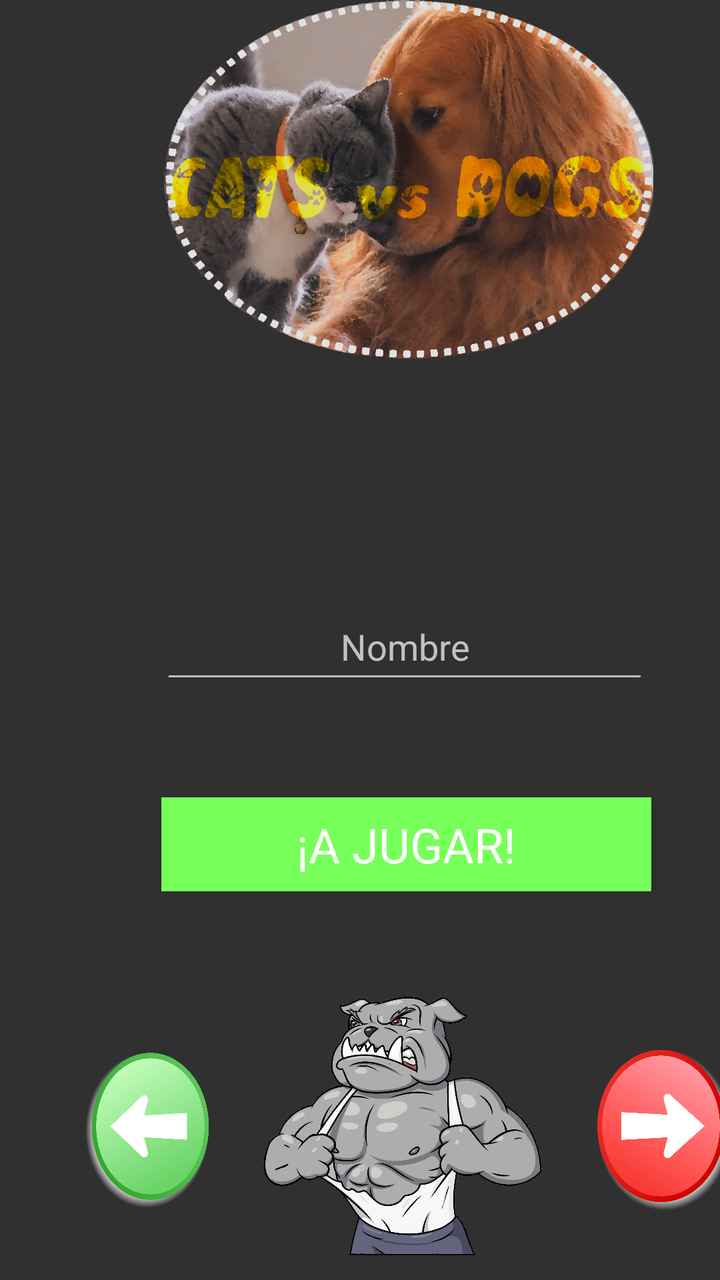
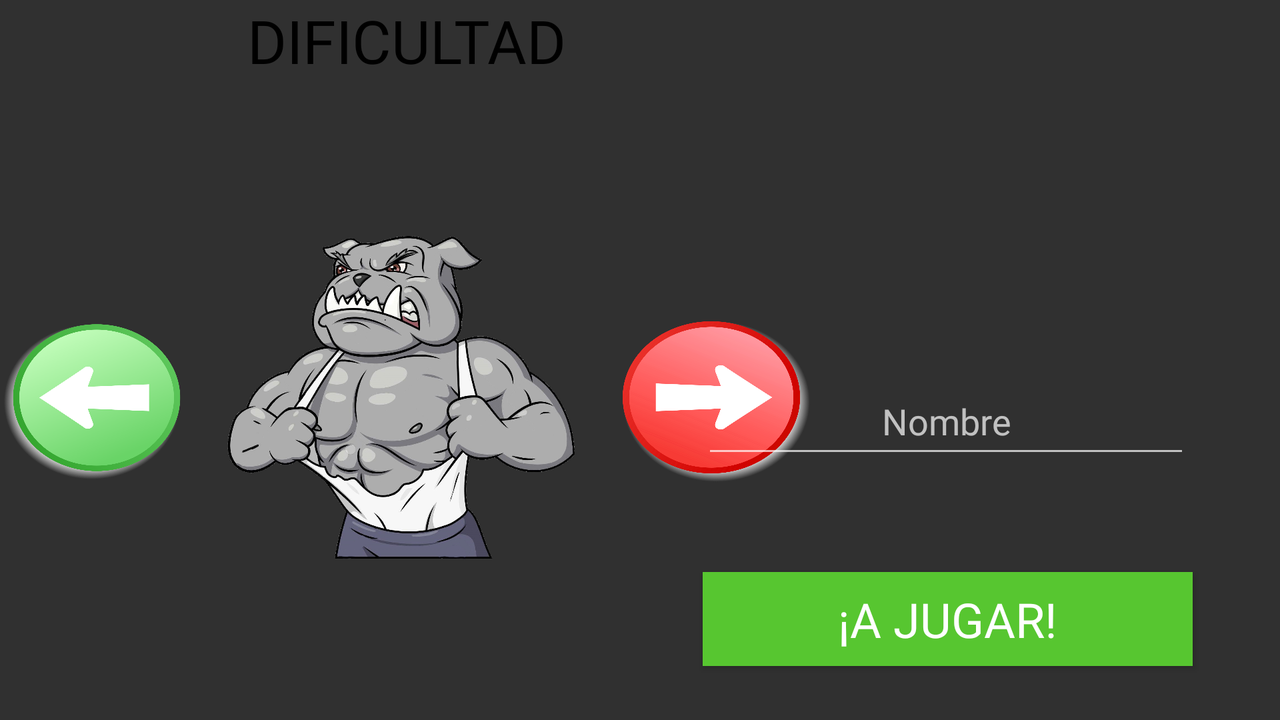

Compare how this app lays out the same screen by default and in its alternative resource folder. The renders come first, then the two layout files and the values they reference.
<!-- AndroidManifest.xml: application theme AppTheme -->
<!-- res/layout/activity_main.xml -->
<?xml version="1.0" encoding="utf-8"?>
<androidx.constraintlayout.widget.ConstraintLayout xmlns:android="http://schemas.android.com/apk/res/android"
    xmlns:app="http://schemas.android.com/apk/res-auto"
    xmlns:tools="http://schemas.android.com/tools"
    android:id="@+id/root_layout_ini"
    android:background="@drawable/gradient_animation"
    android:layout_width="match_parent"
    android:layout_height="match_parent"
    tools:context=".MainActivity">

    <LinearLayout
        android:layout_width="409dp"
        android:layout_height="666dp"
        android:gravity="center"
        android:orientation="vertical"
        tools:layout_editor_absoluteX="1dp"
        tools:layout_editor_absoluteY="49dp">

        <ImageButton
            android:id="@+id/imageButtonHistorial"
            android:layout_width="345dp"
            android:layout_height="180dp"
            android:adjustViewBounds="false"
            android:background="#00FFFFFF"
            android:scaleType="centerInside"
            app:srcCompat="@drawable/logo" />

        <LinearLayout
            android:id="@+id/linearLayout"
            android:layout_width="wrap_content"
            android:layout_height="247dp"
            android:layout_marginStart="27dp"
            android:layout_marginTop="19dp"
            android:layout_marginEnd="28dp"
            android:gravity="center"
            android:orientation="vertical">

            <EditText
                android:id="@+id/editTextTextPersonName"
                android:layout_width="244dp"
                android:layout_height="50dp"
                android:layout_marginStart="83dp"
                android:layout_marginTop="353dp"
                android:layout_marginEnd="84dp"
                android:layout_marginBottom="26dp"
                android:ems="10"
                android:hint="Nombre"
                android:inputType="textPersonName"
                android:textAlignment="center"
                android:textColor="#000000" />

            <Button
                android:id="@+id/buttonPlay"
                android:layout_width="245dp"
                android:layout_height="47dp"
                android:layout_marginStart="83dp"
                android:layout_marginTop="26dp"
                android:layout_marginEnd="83dp"
                android:layout_marginBottom="256dp"
                android:background="#77FF5A"
                android:fontFamily="@font/fontdiner_swanky"
                android:text="¡A JUGAR!"
                android:textColor="#FFFFFF"
                android:textSize="24sp" />

        </LinearLayout>

        <LinearLayout
            android:layout_width="365dp"
            android:layout_height="190dp"
            android:layout_marginStart="14dp"
            android:layout_marginTop="45dp"
            android:layout_marginEnd="14dp"
            android:layout_marginBottom="28dp"
            android:layout_weight="1"
            android:gravity="center"
            android:orientation="vertical">

            <LinearLayout
                android:layout_width="326dp"
                android:layout_height="159dp"
                android:layout_marginStart="17dp"
                android:layout_marginTop="45dp"
                android:layout_marginEnd="17dp"
                android:layout_marginBottom="48dp"
                android:gravity="center"
                android:orientation="horizontal">

                <Button
                    android:id="@+id/buttonLower"
                    android:layout_width="43dp"
                    android:layout_height="85dp"
                    android:layout_weight="1"
                    android:background="@drawable/lowerdiff"
                    android:textColor="#61F641"
                    android:textSize="60sp" />

                <ImageButton
                    android:id="@+id/imageButtonDifficulty"
                    android:layout_width="160dp"
                    android:layout_height="146dp"
                    android:layout_weight="1"
                    android:background="#00FFFFFF"
                    android:scaleType="centerInside"
                    app:srcCompat="@android:drawable/list_selector_background"
                    tools:srcCompat="@drawable/hard" />

                <Button
                    android:id="@+id/buttonHigher"
                    android:layout_width="49dp"
                    android:layout_height="88dp"
                    android:layout_weight="1"
                    android:background="@drawable/higherdiff"
                    android:textColor="#FF4242"
                    android:textSize="60sp" />
            </LinearLayout>
        </LinearLayout>
    </LinearLayout>

</androidx.constraintlayout.widget.ConstraintLayout>
<!-- resources referenced by this layout -->
<resources>
  <!-- drawable hard: png bitmap (drawable, 619269 bytes) -->
  <!-- drawable higherdiff: png bitmap (drawable, 250861 bytes) -->
  <!-- drawable logo: png bitmap (drawable, 732260 bytes) -->
  <!-- drawable lowerdiff: png bitmap (drawable, 235415 bytes) -->
  <style name="AppTheme" parent="Theme.AppCompat.NoActionBar">
          
          <item name="colorPrimary">@color/colorPrimary</item>
          <item name="colorPrimaryDark">@color/colorTransparent</item>
          <item name="colorAccent">@color/colorAccent</item>
      </style>
  <color name="colorPrimary">#6200EE</color>
  <color name="colorTransparent">#00FFFF</color>
  <color name="colorAccent">#03DAC5</color>
</resources>
<!-- res/layout-land/activity_main.xml (the repository's variant of the layout above) -->
<!-- drawn on the phone turned sideways -->
<?xml version="1.0" encoding="utf-8"?>
<androidx.constraintlayout.widget.ConstraintLayout xmlns:android="http://schemas.android.com/apk/res/android"
    xmlns:app="http://schemas.android.com/apk/res-auto"
    xmlns:tools="http://schemas.android.com/tools"
    android:id="@+id/root_layout_ini"
    android:background="@drawable/gradient_animation"
    android:layout_width="match_parent"
    android:layout_height="match_parent"
    tools:context=".MainActivity">

    <LinearLayout
        android:layout_width="407dp"
        android:layout_height="374dp"
        android:orientation="vertical"
        tools:layout_editor_absoluteX="5dp"
        tools:layout_editor_absoluteY="6dp">

        <TextView
            android:id="@+id/textView"
            android:layout_width="match_parent"
            android:layout_height="wrap_content"
            android:fontFamily="@font/fontdiner_swanky"
            android:text="DIFICULTAD"
            android:textAlignment="center"
            android:textColor="#000000"
            android:textSize="30sp" />

        <LinearLayout
            android:layout_width="match_parent"
            android:layout_height="317dp"
            android:gravity="center"
            android:orientation="horizontal">

            <Button
                android:id="@+id/buttonLower"
                android:layout_width="43dp"
                android:layout_height="85dp"
                android:layout_weight="1"
                android:background="@drawable/lowerdiff"
                android:textColor="#61F641"
                android:textSize="60sp" />

            <ImageButton
                android:id="@+id/imageButtonDifficulty"
                android:layout_width="154dp"
                android:layout_height="182dp"
                android:layout_weight="1"
                android:background="#00FFFFFF"
                android:scaleType="centerInside"
                app:srcCompat="@android:drawable/list_selector_background"
                tools:srcCompat="@drawable/hard" />

            <Button
                android:id="@+id/buttonHigher"
                android:layout_width="49dp"
                android:layout_height="88dp"
                android:layout_weight="1"
                android:background="@drawable/higherdiff"
                android:textColor="#FF4242"
                android:textSize="60sp" />

        </LinearLayout>
    </LinearLayout>

    <LinearLayout
        android:layout_width="373dp"
        android:layout_height="322dp"
        android:layout_marginStart="14dp"
        android:layout_marginTop="45dp"
        android:layout_marginEnd="14dp"
        android:layout_marginBottom="28dp"
        android:layout_weight="1"
        android:gravity="center"
        app:layout_constraintBottom_toBottomOf="parent"
        app:layout_constraintEnd_toEndOf="parent"
        app:layout_constraintHorizontal_bias="0.6"
        app:layout_constraintStart_toStartOf="parent"
        app:layout_constraintTop_toBottomOf="@+id/linearLayout">

    </LinearLayout>

    <LinearLayout
        android:id="@+id/linearLayout"
        android:layout_width="276dp"
        android:layout_height="395dp"
        android:layout_marginStart="27dp"
        android:layout_marginTop="19dp"
        android:layout_marginEnd="28dp"
        android:layout_marginBottom="308dp"
        android:gravity="center"
        android:orientation="vertical"
        app:layout_constraintBottom_toBottomOf="parent"
        app:layout_constraintEnd_toEndOf="parent"
        app:layout_constraintHorizontal_bias="1.0"
        app:layout_constraintStart_toStartOf="parent"
        app:layout_constraintTop_toTopOf="parent"
        app:layout_constraintVertical_bias="0.019">

        <EditText
            android:id="@+id/editTextTextPersonName"
            android:layout_width="244dp"
            android:layout_height="50dp"
            android:layout_marginStart="83dp"
            android:layout_marginTop="353dp"
            android:layout_marginEnd="84dp"
            android:layout_marginBottom="26dp"
            android:ems="10"
            android:fontFamily="@font/fontdiner_swanky"
            android:hint="Nombre"
            android:inputType="textPersonName"
            android:textAlignment="center"
            android:textColor="#000000" />

        <Button
            android:id="@+id/buttonPlay"
            android:layout_width="245dp"
            android:layout_height="47dp"
            android:layout_marginStart="83dp"
            android:layout_marginTop="26dp"
            android:layout_marginEnd="83dp"
            android:layout_marginBottom="256dp"
            android:background="#57C630"
            android:fontFamily="@font/fontdiner_swanky"
            android:text="¡A JUGAR!"
            android:textColor="#FFFFFF"
            android:textSize="24sp"
            tools:text="¡A JUGAR!" />

    </LinearLayout>

</androidx.constraintlayout.widget.ConstraintLayout>
<!-- resources referenced by the variant -->
<!-- as the phone turned sideways resolves them -->
<resources>
  <!-- drawable hard: png bitmap (drawable, 619269 bytes) -->
  <!-- drawable higherdiff: png bitmap (drawable, 250861 bytes) -->
  <!-- drawable lowerdiff: png bitmap (drawable, 235415 bytes) -->
  <style name="AppTheme" parent="Theme.AppCompat.NoActionBar">
          
          <item name="colorPrimary">@color/colorPrimary</item>
          <item name="colorPrimaryDark">@color/colorTransparent</item>
          <item name="colorAccent">@color/colorAccent</item>
      </style>
  <color name="colorPrimary">#6200EE</color>
  <color name="colorTransparent">#00FFFF</color>
  <color name="colorAccent">#03DAC5</color>
</resources>
